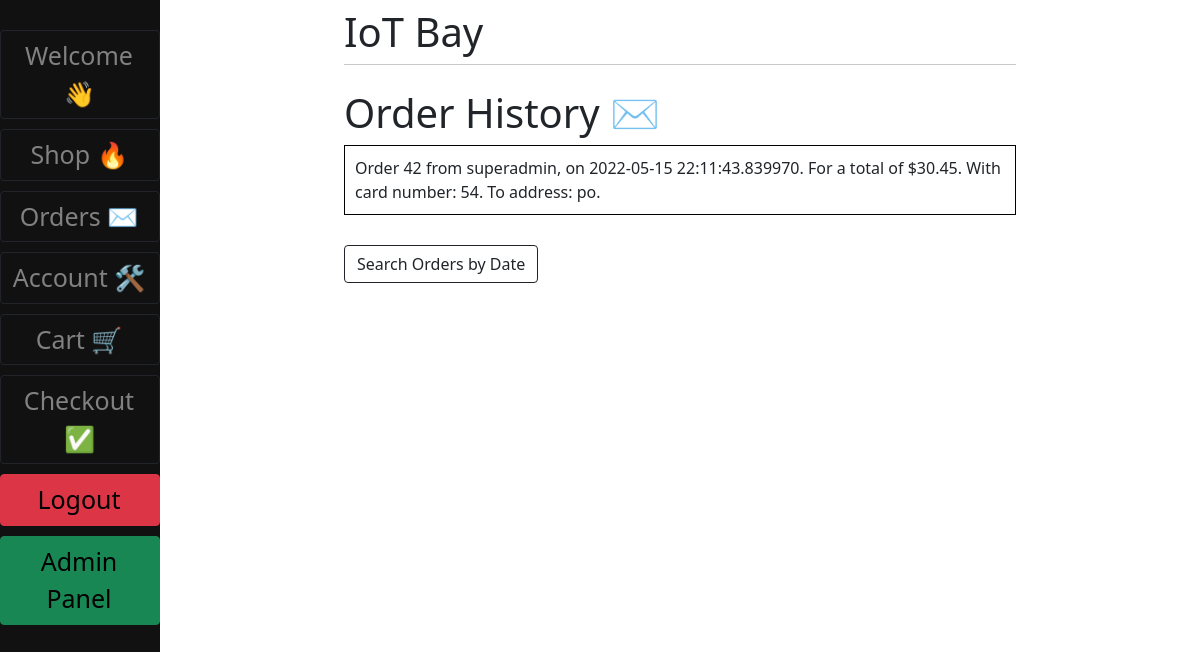
Page /order_history/ (signed in) on the earlier database version.
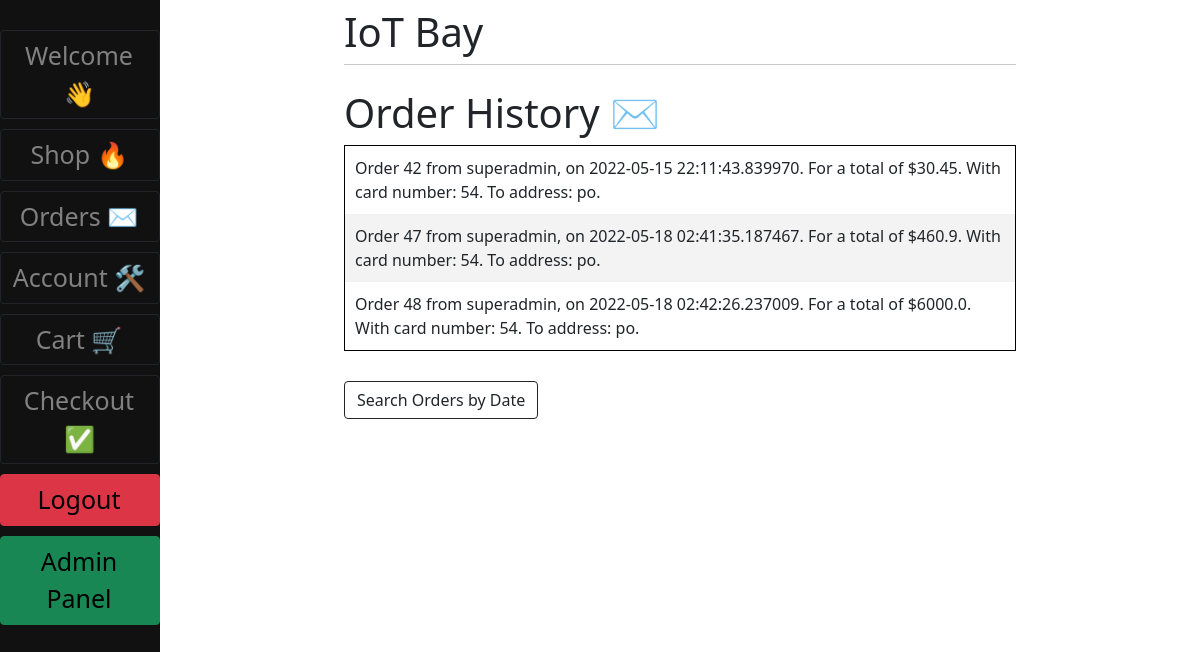
Same page on the later database version.
### main/models.py (models this page shows, shortened)
class Order(models.Model):
    customer = models.ForeignKey(User, on_delete=models.CASCADE)
    description = models.CharField(max_length=150)
    date = models.DateTimeField(null=True)
    complete = models.BooleanField(default=False)

### main/views.py (the view)
# urls.py: path('order_history/', v.order_history, name="order_history"),
def order_history(request):
    orders = Order.objects.filter(customer=request.user, complete=True)
    context = {"orders": orders}
    return render(request, "Order_Management/order_history.html", context)

### main/templates/Order_Management/order_history.html
{% extends 'main/base.html' %} {% load static %} {% block content %}
<h1>Order History ✉️ </h1>
<table class="order-table" >
	{% for order in orders %}
	<tr>
		<td >{{order.description}}</td>
	</tr>
	{% endfor %}
</table>
<a class="btn btn-outline-dark" style = "margin-top: 30px;" href="/search_orders">Search Orders by Date</a>
{% endblock %}

Differences in the rows shown:
added Order: description "Order 47 from superadmin, on 2022-05-18 02:41:35.187467. For a total of $460.9. With card number: 54. To address: po."
added Order: description "Order 48 from superadmin, on 2022-05-18 02:42:26.237009. For a total of $6000.0. With card number: 54. To address: po."
